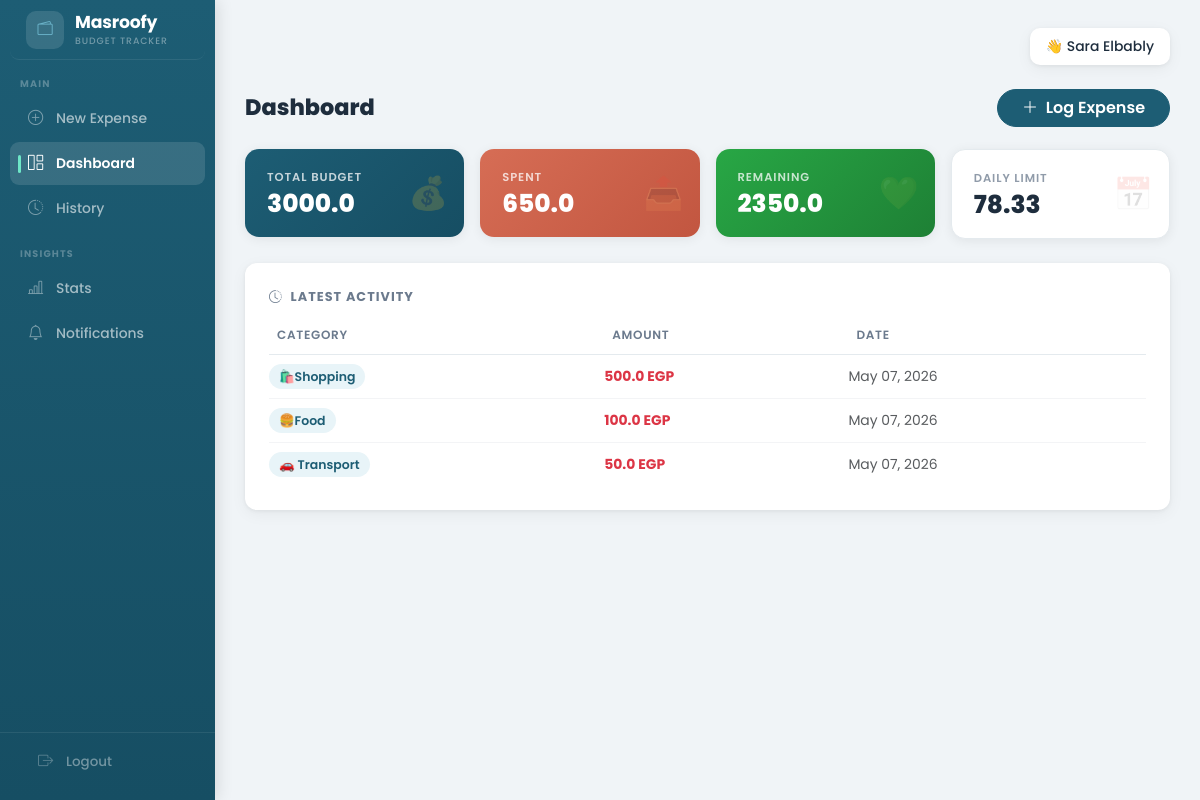
The page /dashboard/ (signed in) on the database its author committed.
### budget/models.py (models this page shows, shortened)
class BudgetCycle(models.Model):
    user = models.ForeignKey(User, on_delete=models.CASCADE)
    objects = CycleManager()
    total_allowance   = models.FloatField()
    start_date        = models.DateField()
    end_date          = models.DateField()
    remaining_balance = models.FloatField()
    safe_daily_limit  = models.FloatField()
    is_active         = models.BooleanField(default=True)

class Transaction(models.Model):
    user = models.ForeignKey(User, on_delete=models.CASCADE)
    objects = TransactionManager()
    amount    = models.FloatField()
    category  = models.ForeignKey(Category, on_delete=models.CASCADE)
    timestamp = models.DateTimeField()
    cycle     = models.ForeignKey(BudgetCycle, on_delete=models.CASCADE)

class Category(models.Model):
    name = models.CharField(max_length=100)
    icon_res_id = models.IntegerField(default=0)

### budget/views.py (the view)
# urls.py: path('dashboard/', views.DashboardView.as_view(), name='dashboard'),
class DashboardView(LoginRequiredMixin, View):
    login_url = "login"
    def get(self, request):
        cycle = BudgetCycle.objects.filter(is_active=True, user=request.user).first()
        if not cycle:
            return render(request, "dashboard.html", {"error": "No active cycle"})
        transactions = Transaction.objects.filter(user=request.user, cycle=cycle)
        spent        = float(transactions.aggregate(total=Sum("amount"))["total"] or 0)
        total        = float(cycle.total_allowance)
        remaining    = total - spent
        latest       = transactions.order_by("-timestamp")[:5]
        today        = timezone.now().date()
        days_left    = max((cycle.end_date - today).days + 1, 0)
        daily_limit  = round(remaining / days_left, 2) if days_left > 0 else 0
        daily_record = None
        daily_record, _ = DailyRecord.objects.get_or_create(
            user=request.user, cycle=cycle, date=today,
            defaults={"allocated_limit": cycle.safe_daily_limit, "total_spent": 0.0},
        )
        spent_pct = min((spent / total * 100) if total > 0 else 0, 100)
        return render(request, "dashboard.html", {
            "total":        total,
            "spent":        spent,
            "remaining":    remaining,
            "latest":       latest,
            "cycle":        cycle,
            "daily_limit":  daily_limit,
            "spent_pct":    round(spent_pct, 1),
            "show_80_alert":     spent_pct >= 80,
            "spent_percentage":  round(spent_pct, 1),
            "is_final_day":      days_left <= 1,
            "budget_is_tight":   daily_limit < (daily_limit * 0.5) if daily_limit else False,
            "daily_alert":       get_daily_alert(daily_record),
            "cycle_alert":       get_cycle_alert(cycle),
        })

### budget/views.py (called while the page is built)
def get_cycle_alert(cycle):
    if not cycle:
        return None
    total = float(cycle.total_allowance)
    spent = float(Transaction.objects.filter(cycle=cycle).aggregate(total=Sum("amount"))["total"] or 0)
    remaining  = total - spent
    percentage = (spent / total * 100) if total > 0 else 0
    if percentage >= 100:
        return {"msg": f"Budget exhausted — spent {spent:.2f} of {total:.2f} EGP.", "type": "danger", "percentage": 100}
    elif percentage >= 80:
        return {"msg": f"Heads up — {percentage:.0f}% used. {remaining:.2f} EGP left.", "type": "warning", "percentage": round(percentage)}
    elif percentage >= 60:
        return {"msg": f"You've used {percentage:.0f}% of your budget. {remaining:.2f} EGP left.", "type": "info", "percentage": round(percentage)}
    return None

### budget/templates/dashboard.html (shortened to what this page needs)
{% extends "base.html" %}
{% block content %}
<div class="page-header">
    <h3>
        Dashboard
    </h3>
    <a href="{% url 'record_expense' %}" class="btn btn-primary rounded-pill px-4">
        <i class="bi bi-plus-lg me-1"></i> Log Expense
    </a>
</div>
{% if error %}
    <div class="alert alert-danger" style="border-radius:10px;">{{ error }}</div>
{% else %}
<div class="row g-3 mb-4">
    <div class="col-md-3">
        <div class="kpi-card" style="background:linear-gradient(135deg,#1D5D74,#164e63);color:#fff;">
            <div class="kpi-label">Total Budget</div>
            <div class="kpi-value">{{ total }}</div>
            <span class="kpi-icon">💰</span>
        </div>
    </div>
    <div class="col-md-3">
        <div class="kpi-card" style="background:linear-gradient(135deg,#D66D55,#c25640);color:#fff;">
            <div class="kpi-label">Spent</div>
            <div class="kpi-value">{{ spent }}</div>
            <span class="kpi-icon">📤</span>
        </div>
    </div>
    <div class="col-md-3">
        <div class="kpi-card" style="background:linear-gradient(135deg,#28a745,#1e8035);color:#fff;">
            <div class="kpi-label">Remaining</div>
            <div class="kpi-value">{{ remaining }}</div>
            <span class="kpi-icon">💚</span>
        </div>
    </div>
    <div class="col-md-3">
        <div class="kpi-card {% if budget_is_tight %}bg-warning{% else %}bg-white{% endif %}" style="border:1.5px solid #e4eaee;">
            <div class="kpi-label" style="color:#6b7a8d;">Daily Limit</div>
            <div class="kpi-value" style="color:#1e2d3d;">{{ daily_limit|floatformat:2 }}</div>
            <span class="kpi-icon" style="opacity:.12;">📅</span>
        </div>
    </div>
</div>
<div class="card p-4">
    <div class="section-title"><i class="bi bi-clock-history me-1"></i> Latest Activity</div>
    <table class="table table-borderless activity-table mb-0">
        <thead>
            <tr>
                <th>Category</th>
                <th>Amount</th>
                <th>Date</th>
            </tr>
        </thead>
        <tbody>
            {% for t in latest %}
            <tr>
                <td><span class="badge-cat">{{ t.category.name }}</span></td>
                <td class="fw-bold text-danger">{{ t.amount }} EGP</td>
                <td class="text-muted">{{ t.timestamp|date:"M d, Y" }}</td>
            </tr>
            {% endfor %}
        </tbody>
    </table>
</div>
{% endif %}
{% endblock %}

### templates/base.html (shortened to what this page needs)
<!DOCTYPE html>
<html lang="en">
<head>
    <link href="https://cdn.jsdelivr.net/npm/bootstrap@5.3.0/dist/css/bootstrap.min.css" rel="stylesheet">
    <link href="https://cdn.jsdelivr.net/npm/bootstrap-icons@1.10.5/font/bootstrap-icons.css" rel="stylesheet">
</head>
<body class="{% if not user.is_authenticated %}auth-page{% endif %}">
<div class="container-fluid p-0">
    <div class="row g-0">
        {% if user.is_authenticated %}
        <aside class="sidebar p-0" id="appSidebar">
            <a href="/record/" class="sb-brand">
                <div class="sb-brand-icon">
                    <i class="bi bi-wallet2" style="color:#7ecde4;"></i>
                </div>
                <div>
                    <div class="sb-brand-name">Masroofy</div>
                    <span class="sb-brand-sub">Budget Tracker</span>
                </div>
            </a>
            <div class="sb-section">Main</div>
            <a href="/record/"
               class="{% if request.path == '/record/' %}active-link{% endif %}">
                <i class="bi bi-plus-circle"></i>
                <span>New Expense</span>
            </a>
            <a href="/dashboard/"
               class="{% if request.path == '/dashboard/' %}active-link{% endif %}">
                <i class="bi bi-grid-1x2"></i>
                <span>Dashboard</span>
            </a>
            <a href="/history/"
               class="{% if request.path == '/history/' %}active-link{% endif %}">
                <i class="bi bi-clock-history"></i>
                <span>History</span>
            </a>
            <div class="sb-section">Insights</div>
            <a href="/stats/"
               class="{% if request.path == '/stats/' %}active-link{% endif %}">
                <i class="bi bi-bar-chart-line"></i>
                <span>Stats</span>
            </a>
            <a href="/notifications/check/"
               class="{% if request.path == '/notifications/check/' %}active-link{% endif %}">
                <i class="bi bi-bell"></i>
                <span>Notifications</span>
            </a>
            <div class="sb-bottom">
                <a href="{% url 'logout' %}">
                    <i class="bi bi-box-arrow-right"></i>
                    <span>Logout</span>
                </a>
            </div>
        </aside>
        {% endif %}
<div class="{% if user.is_authenticated %}col main-content{% else %}col-12{% endif %}">
            {% if user.is_authenticated %}
            <div class="topbar d-none d-lg-flex">
                <div class="user-box">
                    <span>👋 {{ user.username }}</span>
                </div>
            </div>
            {% endif %}
            {% block content %}{% endblock %}
        </div>
    </div>
</div>
</body>
</html>

### budget/templates/dashboard.html (style rules this page uses)
.kpi-card { border-radius: 14px; padding: 20px 22px; position: relative; overflow: hidden; border: none; box-shadow: 0 2px 12px rgba(0,0,0,0.07); }
.kpi-card .kpi-label { font-size: .72rem; text-transform: uppercase; letter-spacing: .08em; opacity: .75; font-weight: 600; margin-bottom: 6px; }
.kpi-card .kpi-value { font-size: 1.55rem; font-weight: 800; line-height: 1; }
.kpi-card .kpi-icon { position: absolute; right: 16px; top: 50%; transform: translateY(-50%); font-size: 2rem; opacity: .18; }
.section-title { font-size: .8rem; font-weight: 700; text-transform: uppercase; letter-spacing: .08em; color: #6b7a8d; margin-bottom: 12px; }
.activity-table th { font-size: .75rem; font-weight: 600; text-transform: uppercase; letter-spacing: .06em; color: #6b7a8d; border-bottom: 1.5px solid #e4eaee; padding-bottom: 10px; }
.activity-table td { padding: 11px 0; border-bottom: 1px solid #f3f4f6; font-size: .87rem; vertical-align: middle; }
.activity-table tr:last-child td { border-bottom: none; }
.badge-cat { background: #e8f4f8; color: #1D5D74; padding: 4px 10px; border-radius: 20px; font-size: .78rem; font-weight: 600; }
.page-header { display: flex; justify-content: space-between; align-items: center; margin-bottom: 22px; }
.page-header h3 { font-weight: 800; font-size: 1.4rem; color: #1e2d3d; margin: 0; }

### templates/base.html (style rules this page uses)
:root { --teal: #1D5D74; --teal-dk: #164e63; --coral: #D66D55; --mint: #6ee7c7; --bg: #f0f4f7; --surface: #ffffff; --text: #1e2d3d; --muted: #6b7a8d; --border: #e4eaee; --sh-sm: 0 1px 4px rgba(0,0,0,0.06), 0 4px 16px rgba(0,0,0,0.05); --sh-md: 0 4px 20px rgba(0,0,0,0.1); --radius: 12px; --sb-w: 215px; --bar-h: 58px; }
* { box-sizing: border-box; }
body { font-family: 'Poppins', sans-serif; background: var(--bg); color: var(--text); margin: 0; }
.sidebar { background: linear-gradient(180deg, var(--teal) 0%, var(--teal-dk) 100%); width: var(--sb-w); min-height: 100vh; position: fixed; top: 0; left: 0; z-index: 200; display: flex; flex-direction: column; box-shadow: 2px 0 16px rgba(0,0,0,0.12); transition: transform .3s ease; overflow-y: auto; overflow-x: hidden; }
.sb-brand { padding: 20px 18px 16px; border-bottom: 1px solid rgba(255,255,255,0.08); display: flex; align-items: center; gap: 10px; text-decoration: none; }
.sb-brand-icon { width: 38px; height: 38px; background: rgba(255,255,255,0.12); border-radius: 10px; display: flex; align-items: center; justify-content: center; font-size: 1.1rem; flex-shrink: 0; }
.sb-brand-name { color: #fff; font-size: 1.08rem; font-weight: 700; line-height: 1.1; letter-spacing: -.01em; }
.sb-brand-sub { color: rgba(255,255,255,0.38); font-size: .58rem; font-weight: 500; text-transform: uppercase; letter-spacing: .1em; display: block; margin-top: 2px; }
.sb-section { font-size: .6rem; font-weight: 700; text-transform: uppercase; letter-spacing: .12em; color: rgba(255,255,255,0.28); padding: 16px 20px 5px; }
.sidebar a { position: relative; color: rgba(255,255,255,0.6); text-decoration: none; display: flex; align-items: center; gap: 11px; padding: 10px 16px; border-radius: 9px; margin: 1px 10px; font-size: .87rem; font-weight: 500; transition: all .15s; }
.sidebar a i { font-size: .95rem; width: 19px; text-align: center; flex-shrink: 0; opacity: .7; }
.active-link { background: rgba(255,255,255,0.12) !important; color: #fff !important; font-weight: 600 !important; }
.active-link i { opacity: 1 !important; }
.active-link::before { content: ''; position: absolute; left: 8px; width: 3px; height: 18px; background: var(--mint); border-radius: 2px; }
.sb-bottom { margin-top: auto; padding: 6px 10px 16px; border-top: 1px solid rgba(255,255,255,0.08); }
.sb-bottom a { color: rgba(255,255,255,0.4) !important; font-size: .84rem !important; }
.main-content { margin-left: var(--sb-w); padding: 28px 30px; min-height: 100vh; background: var(--bg); }
.topbar { display: flex; justify-content: flex-end; align-items: center; margin-bottom: 24px; }
.user-box { background: var(--surface); padding: 8px 16px; border-radius: 10px; box-shadow: var(--sh-sm); display: flex; align-items: center; gap: 10px; }
.user-box span { font-weight: 500; font-size: .87rem; }
.card { border: none; border-radius: var(--radius); box-shadow: var(--sh-sm); }
.btn-primary { background-color: var(--teal); border-color: var(--teal); font-weight: 600; border-radius: 8px; }

### rows shown on the page
BudgetCycle: total_allowance "3000.0"
Transaction: category.name "🛍️Shopping", amount "500.0", timestamp "May 07, 2026"
Transaction: category.name "🍔Food", amount "100.0", timestamp "May 07, 2026"
Transaction: category.name "🚗 Transport", amount "50.0", timestamp "May 07, 2026"

### other values the page prints
{{ user.username }} "Sara Elbably"
{{ spent }} "650.0"
{{ remaining }} "2350.0"
